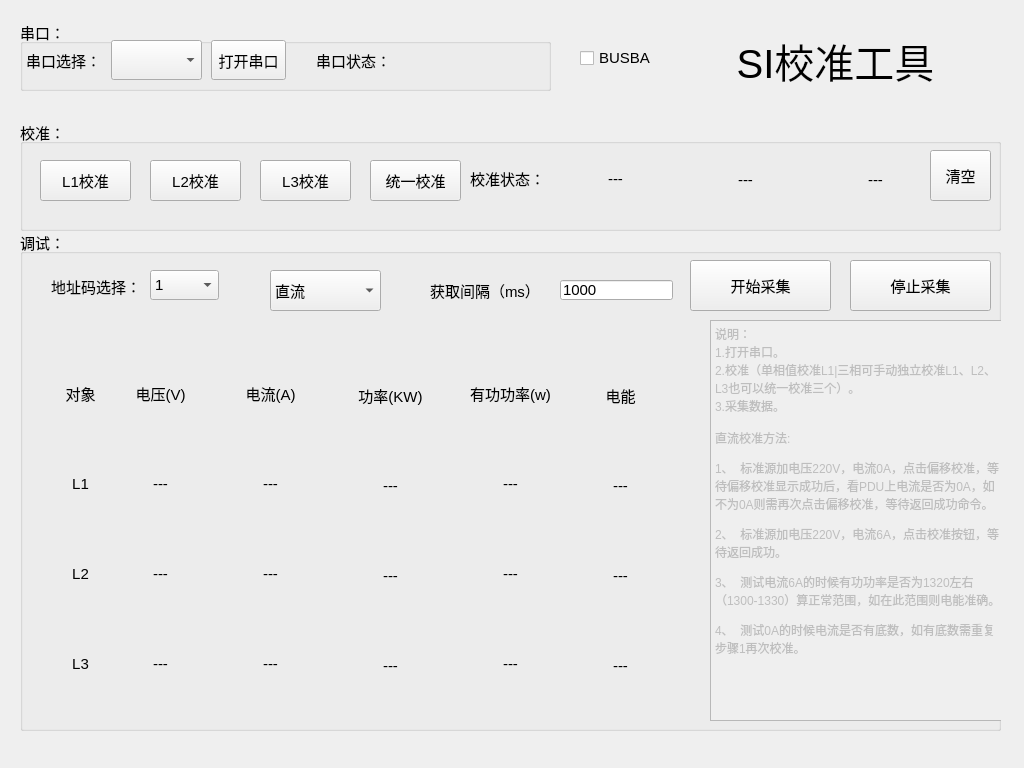
<?xml version="1.0" encoding="UTF-8"?>
<ui version="4.0">
 <class>Widget</class>
 <widget class="QWidget" name="Widget">
  <property name="geometry">
   <rect>
    <x>0</x>
    <y>0</y>
    <width>1024</width>
    <height>768</height>
   </rect>
  </property>
  <property name="font">
   <font>
    <pointsize>11</pointsize>
   </font>
  </property>
  <property name="windowTitle">
   <string>Widget</string>
  </property>
  <widget class="QGroupBox" name="groupBox">
   <property name="geometry">
    <rect>
     <x>20</x>
     <y>20</y>
     <width>531</width>
     <height>71</height>
    </rect>
   </property>
   <property name="title">
    <string>串口：</string>
   </property>
   <widget class="QLabel" name="label">
    <property name="geometry">
     <rect>
      <x>0</x>
      <y>20</y>
      <width>81</width>
      <height>40</height>
     </rect>
    </property>
    <property name="font">
     <font>
      <family>幼圆</family>
      <pointsize>11</pointsize>
      <weight>50</weight>
      <bold>false</bold>
     </font>
    </property>
    <property name="text">
     <string>串口选择：</string>
    </property>
    <property name="alignment">
     <set>Qt::AlignRight|Qt::AlignTrailing|Qt::AlignVCenter</set>
    </property>
   </widget>
   <widget class="QLabel" name="label_2">
    <property name="geometry">
     <rect>
      <x>390</x>
      <y>20</y>
      <width>131</width>
      <height>40</height>
     </rect>
    </property>
    <property name="styleSheet">
     <string notr="true"/>
    </property>
    <property name="text">
     <string/>
    </property>
   </widget>
   <widget class="QComboBox" name="comboBox">
    <property name="geometry">
     <rect>
      <x>91</x>
      <y>20</y>
      <width>91</width>
      <height>40</height>
     </rect>
    </property>
   </widget>
   <widget class="QPushButton" name="pushButton_2">
    <property name="geometry">
     <rect>
      <x>191</x>
      <y>20</y>
      <width>75</width>
      <height>40</height>
     </rect>
    </property>
    <property name="text">
     <string>打开串口</string>
    </property>
   </widget>
   <widget class="QLabel" name="label_3">
    <property name="geometry">
     <rect>
      <x>280</x>
      <y>20</y>
      <width>91</width>
      <height>40</height>
     </rect>
    </property>
    <property name="font">
     <font>
      <family>幼圆</family>
      <pointsize>11</pointsize>
      <weight>50</weight>
      <bold>false</bold>
     </font>
    </property>
    <property name="text">
     <string>串口状态：</string>
    </property>
    <property name="alignment">
     <set>Qt::AlignRight|Qt::AlignTrailing|Qt::AlignVCenter</set>
    </property>
   </widget>
  </widget>
  <widget class="QGroupBox" name="groupBox_2">
   <property name="geometry">
    <rect>
     <x>20</x>
     <y>120</y>
     <width>981</width>
     <height>111</height>
    </rect>
   </property>
   <property name="title">
    <string>校准：</string>
   </property>
   <widget class="QLabel" name="L3B">
    <property name="geometry">
     <rect>
      <x>810</x>
      <y>40</y>
      <width>91</width>
      <height>40</height>
     </rect>
    </property>
    <property name="text">
     <string>---</string>
    </property>
    <property name="alignment">
     <set>Qt::AlignCenter</set>
    </property>
    <property name="wordWrap">
     <bool>false</bool>
    </property>
    <property name="openExternalLinks">
     <bool>false</bool>
    </property>
   </widget>
   <widget class="QLabel" name="L2B">
    <property name="geometry">
     <rect>
      <x>680</x>
      <y>40</y>
      <width>91</width>
      <height>40</height>
     </rect>
    </property>
    <property name="text">
     <string>---</string>
    </property>
    <property name="alignment">
     <set>Qt::AlignCenter</set>
    </property>
    <property name="wordWrap">
     <bool>false</bool>
    </property>
    <property name="openExternalLinks">
     <bool>false</bool>
    </property>
   </widget>
   <widget class="QLabel" name="L1B">
    <property name="geometry">
     <rect>
      <x>550</x>
      <y>38</y>
      <width>91</width>
      <height>41</height>
     </rect>
    </property>
    <property name="text">
     <string>---</string>
    </property>
    <property name="alignment">
     <set>Qt::AlignCenter</set>
    </property>
    <property name="wordWrap">
     <bool>false</bool>
    </property>
    <property name="openExternalLinks">
     <bool>false</bool>
    </property>
   </widget>
   <widget class="QPushButton" name="pushButton_B3">
    <property name="geometry">
     <rect>
      <x>240</x>
      <y>40</y>
      <width>91</width>
      <height>41</height>
     </rect>
    </property>
    <property name="text">
     <string>L3校准</string>
    </property>
   </widget>
   <widget class="QLabel" name="label_8">
    <property name="geometry">
     <rect>
      <x>450</x>
      <y>38</y>
      <width>81</width>
      <height>41</height>
     </rect>
    </property>
    <property name="text">
     <string>校准状态：</string>
    </property>
    <property name="wordWrap">
     <bool>false</bool>
    </property>
    <property name="openExternalLinks">
     <bool>false</bool>
    </property>
   </widget>
   <widget class="QPushButton" name="pushButton_BAll">
    <property name="geometry">
     <rect>
      <x>350</x>
      <y>40</y>
      <width>91</width>
      <height>41</height>
     </rect>
    </property>
    <property name="text">
     <string>统一校准</string>
    </property>
   </widget>
   <widget class="QPushButton" name="pushButton_B1">
    <property name="geometry">
     <rect>
      <x>20</x>
      <y>40</y>
      <width>91</width>
      <height>41</height>
     </rect>
    </property>
    <property name="text">
     <string>L1校准</string>
    </property>
   </widget>
   <widget class="QPushButton" name="pushButton_B2">
    <property name="geometry">
     <rect>
      <x>130</x>
      <y>40</y>
      <width>91</width>
      <height>41</height>
     </rect>
    </property>
    <property name="text">
     <string>L2校准</string>
    </property>
   </widget>
   <widget class="QLabel" name="L1A">
    <property name="geometry">
     <rect>
      <x>40</x>
      <y>20</y>
      <width>51</width>
      <height>16</height>
     </rect>
    </property>
    <property name="text">
     <string/>
    </property>
    <property name="alignment">
     <set>Qt::AlignCenter</set>
    </property>
   </widget>
   <widget class="QLabel" name="L2A">
    <property name="geometry">
     <rect>
      <x>150</x>
      <y>20</y>
      <width>51</width>
      <height>16</height>
     </rect>
    </property>
    <property name="text">
     <string/>
    </property>
    <property name="alignment">
     <set>Qt::AlignCenter</set>
    </property>
   </widget>
   <widget class="QLabel" name="L3A">
    <property name="geometry">
     <rect>
      <x>260</x>
      <y>20</y>
      <width>51</width>
      <height>16</height>
     </rect>
    </property>
    <property name="text">
     <string/>
    </property>
    <property name="alignment">
     <set>Qt::AlignCenter</set>
    </property>
   </widget>
   <widget class="QPushButton" name="pushButton">
    <property name="geometry">
     <rect>
      <x>910</x>
      <y>30</y>
      <width>61</width>
      <height>51</height>
     </rect>
    </property>
    <property name="text">
     <string>清空</string>
    </property>
   </widget>
  </widget>
  <widget class="QGroupBox" name="groupBox_3">
   <property name="geometry">
    <rect>
     <x>20</x>
     <y>230</y>
     <width>981</width>
     <height>501</height>
    </rect>
   </property>
   <property name="title">
    <string>调试：</string>
   </property>
   <widget class="QWidget" name="widget" native="true">
    <property name="geometry">
     <rect>
      <x>20</x>
      <y>130</y>
      <width>641</width>
      <height>71</height>
     </rect>
    </property>
    <widget class="QLabel" name="name">
     <property name="geometry">
      <rect>
       <x>0</x>
       <y>18</y>
       <width>81</width>
       <height>31</height>
      </rect>
     </property>
     <property name="text">
      <string>对象</string>
     </property>
     <property name="alignment">
      <set>Qt::AlignCenter</set>
     </property>
    </widget>
    <widget class="QLabel" name="V">
     <property name="geometry">
      <rect>
       <x>80</x>
       <y>18</y>
       <width>81</width>
       <height>31</height>
      </rect>
     </property>
     <property name="text">
      <string>电压(V)</string>
     </property>
     <property name="alignment">
      <set>Qt::AlignCenter</set>
     </property>
    </widget>
    <widget class="QLabel" name="A">
     <property name="geometry">
      <rect>
       <x>190</x>
       <y>18</y>
       <width>81</width>
       <height>31</height>
      </rect>
     </property>
     <property name="text">
      <string>电流(A)</string>
     </property>
     <property name="alignment">
      <set>Qt::AlignCenter</set>
     </property>
    </widget>
    <widget class="QLabel" name="W">
     <property name="geometry">
      <rect>
       <x>430</x>
       <y>18</y>
       <width>81</width>
       <height>31</height>
      </rect>
     </property>
     <property name="text">
      <string>有功功率(w)</string>
     </property>
     <property name="alignment">
      <set>Qt::AlignCenter</set>
     </property>
    </widget>
    <widget class="QLabel" name="W_5">
     <property name="geometry">
      <rect>
       <x>540</x>
       <y>20</y>
       <width>81</width>
       <height>31</height>
      </rect>
     </property>
     <property name="text">
      <string>电能</string>
     </property>
     <property name="alignment">
      <set>Qt::AlignCenter</set>
     </property>
    </widget>
    <widget class="QLabel" name="w">
     <property name="geometry">
      <rect>
       <x>310</x>
       <y>20</y>
       <width>81</width>
       <height>31</height>
      </rect>
     </property>
     <property name="text">
      <string>功率(KW)</string>
     </property>
     <property name="alignment">
      <set>Qt::AlignCenter</set>
     </property>
    </widget>
   </widget>
   <widget class="QWidget" name="widget_2" native="true">
    <property name="geometry">
     <rect>
      <x>20</x>
      <y>220</y>
      <width>641</width>
      <height>71</height>
     </rect>
    </property>
    <widget class="QLabel" name="name_2">
     <property name="geometry">
      <rect>
       <x>0</x>
       <y>18</y>
       <width>81</width>
       <height>31</height>
      </rect>
     </property>
     <property name="text">
      <string>L1</string>
     </property>
     <property name="alignment">
      <set>Qt::AlignCenter</set>
     </property>
    </widget>
    <widget class="QLabel" name="V_2">
     <property name="geometry">
      <rect>
       <x>80</x>
       <y>18</y>
       <width>81</width>
       <height>31</height>
      </rect>
     </property>
     <property name="text">
      <string>---</string>
     </property>
     <property name="alignment">
      <set>Qt::AlignCenter</set>
     </property>
    </widget>
    <widget class="QLabel" name="A_2">
     <property name="geometry">
      <rect>
       <x>190</x>
       <y>18</y>
       <width>81</width>
       <height>31</height>
      </rect>
     </property>
     <property name="text">
      <string>---</string>
     </property>
     <property name="alignment">
      <set>Qt::AlignCenter</set>
     </property>
    </widget>
    <widget class="QLabel" name="W_2">
     <property name="geometry">
      <rect>
       <x>430</x>
       <y>18</y>
       <width>81</width>
       <height>31</height>
      </rect>
     </property>
     <property name="text">
      <string>---</string>
     </property>
     <property name="alignment">
      <set>Qt::AlignCenter</set>
     </property>
    </widget>
    <widget class="QLabel" name="N_2">
     <property name="geometry">
      <rect>
       <x>540</x>
       <y>20</y>
       <width>81</width>
       <height>31</height>
      </rect>
     </property>
     <property name="text">
      <string>---</string>
     </property>
     <property name="alignment">
      <set>Qt::AlignCenter</set>
     </property>
    </widget>
    <widget class="QLabel" name="w_2">
     <property name="geometry">
      <rect>
       <x>310</x>
       <y>20</y>
       <width>81</width>
       <height>31</height>
      </rect>
     </property>
     <property name="text">
      <string>---</string>
     </property>
     <property name="alignment">
      <set>Qt::AlignCenter</set>
     </property>
    </widget>
   </widget>
   <widget class="QWidget" name="widget_3" native="true">
    <property name="geometry">
     <rect>
      <x>20</x>
      <y>310</y>
      <width>641</width>
      <height>71</height>
     </rect>
    </property>
    <widget class="QLabel" name="name_3">
     <property name="geometry">
      <rect>
       <x>0</x>
       <y>18</y>
       <width>81</width>
       <height>31</height>
      </rect>
     </property>
     <property name="text">
      <string>L2</string>
     </property>
     <property name="alignment">
      <set>Qt::AlignCenter</set>
     </property>
    </widget>
    <widget class="QLabel" name="V_3">
     <property name="geometry">
      <rect>
       <x>80</x>
       <y>18</y>
       <width>81</width>
       <height>31</height>
      </rect>
     </property>
     <property name="text">
      <string>---</string>
     </property>
     <property name="alignment">
      <set>Qt::AlignCenter</set>
     </property>
    </widget>
    <widget class="QLabel" name="A_3">
     <property name="geometry">
      <rect>
       <x>190</x>
       <y>18</y>
       <width>81</width>
       <height>31</height>
      </rect>
     </property>
     <property name="text">
      <string>---</string>
     </property>
     <property name="alignment">
      <set>Qt::AlignCenter</set>
     </property>
    </widget>
    <widget class="QLabel" name="W_3">
     <property name="geometry">
      <rect>
       <x>430</x>
       <y>18</y>
       <width>81</width>
       <height>31</height>
      </rect>
     </property>
     <property name="text">
      <string>---</string>
     </property>
     <property name="alignment">
      <set>Qt::AlignCenter</set>
     </property>
    </widget>
    <widget class="QLabel" name="N_3">
     <property name="geometry">
      <rect>
       <x>540</x>
       <y>20</y>
       <width>81</width>
       <height>31</height>
      </rect>
     </property>
     <property name="text">
      <string>---</string>
     </property>
     <property name="alignment">
      <set>Qt::AlignCenter</set>
     </property>
    </widget>
    <widget class="QLabel" name="w_3">
     <property name="geometry">
      <rect>
       <x>310</x>
       <y>20</y>
       <width>81</width>
       <height>31</height>
      </rect>
     </property>
     <property name="text">
      <string>---</string>
     </property>
     <property name="alignment">
      <set>Qt::AlignCenter</set>
     </property>
    </widget>
   </widget>
   <widget class="QWidget" name="widget_4" native="true">
    <property name="geometry">
     <rect>
      <x>20</x>
      <y>400</y>
      <width>641</width>
      <height>71</height>
     </rect>
    </property>
    <widget class="QLabel" name="name_4">
     <property name="geometry">
      <rect>
       <x>0</x>
       <y>18</y>
       <width>81</width>
       <height>31</height>
      </rect>
     </property>
     <property name="text">
      <string>L3</string>
     </property>
     <property name="alignment">
      <set>Qt::AlignCenter</set>
     </property>
    </widget>
    <widget class="QLabel" name="V_4">
     <property name="geometry">
      <rect>
       <x>80</x>
       <y>18</y>
       <width>81</width>
       <height>31</height>
      </rect>
     </property>
     <property name="text">
      <string>---</string>
     </property>
     <property name="alignment">
      <set>Qt::AlignCenter</set>
     </property>
    </widget>
    <widget class="QLabel" name="A_4">
     <property name="geometry">
      <rect>
       <x>190</x>
       <y>18</y>
       <width>81</width>
       <height>31</height>
      </rect>
     </property>
     <property name="text">
      <string>---</string>
     </property>
     <property name="alignment">
      <set>Qt::AlignCenter</set>
     </property>
    </widget>
    <widget class="QLabel" name="W_4">
     <property name="geometry">
      <rect>
       <x>430</x>
       <y>18</y>
       <width>81</width>
       <height>31</height>
      </rect>
     </property>
     <property name="text">
      <string>---</string>
     </property>
     <property name="alignment">
      <set>Qt::AlignCenter</set>
     </property>
    </widget>
    <widget class="QLabel" name="N_4">
     <property name="geometry">
      <rect>
       <x>540</x>
       <y>20</y>
       <width>81</width>
       <height>31</height>
      </rect>
     </property>
     <property name="text">
      <string>---</string>
     </property>
     <property name="alignment">
      <set>Qt::AlignCenter</set>
     </property>
    </widget>
    <widget class="QLabel" name="w_4">
     <property name="geometry">
      <rect>
       <x>310</x>
       <y>20</y>
       <width>81</width>
       <height>31</height>
      </rect>
     </property>
     <property name="text">
      <string>---</string>
     </property>
     <property name="alignment">
      <set>Qt::AlignCenter</set>
     </property>
    </widget>
   </widget>
   <widget class="QComboBox" name="comboBox_2">
    <property name="geometry">
     <rect>
      <x>130</x>
      <y>40</y>
      <width>69</width>
      <height>30</height>
     </rect>
    </property>
    <item>
     <property name="text">
      <string>1</string>
     </property>
    </item>
    <item>
     <property name="text">
      <string>2</string>
     </property>
    </item>
    <item>
     <property name="text">
      <string>3</string>
     </property>
    </item>
    <item>
     <property name="text">
      <string>4</string>
     </property>
    </item>
   </widget>
   <widget class="QLabel" name="label_6">
    <property name="geometry">
     <rect>
      <x>30</x>
      <y>39</y>
      <width>91</width>
      <height>35</height>
     </rect>
    </property>
    <property name="font">
     <font>
      <family>等线</family>
      <pointsize>11</pointsize>
     </font>
    </property>
    <property name="text">
     <string>地址码选择：</string>
    </property>
    <property name="alignment">
     <set>Qt::AlignRight|Qt::AlignTrailing|Qt::AlignVCenter</set>
    </property>
   </widget>
   <widget class="QPushButton" name="pushButton_3">
    <property name="geometry">
     <rect>
      <x>670</x>
      <y>30</y>
      <width>141</width>
      <height>51</height>
     </rect>
    </property>
    <property name="text">
     <string>开始采集</string>
    </property>
   </widget>
   <widget class="QLabel" name="label_4">
    <property name="geometry">
     <rect>
      <x>410</x>
      <y>40</y>
      <width>111</width>
      <height>41</height>
     </rect>
    </property>
    <property name="text">
     <string>获取间隔（ms）:</string>
    </property>
   </widget>
   <widget class="QComboBox" name="comboBox_3">
    <property name="geometry">
     <rect>
      <x>250</x>
      <y>40</y>
      <width>111</width>
      <height>41</height>
     </rect>
    </property>
    <item>
     <property name="text">
      <string>直流</string>
     </property>
    </item>
    <item>
     <property name="text">
      <string>交流</string>
     </property>
    </item>
   </widget>
   <widget class="QLineEdit" name="lineEdit">
    <property name="geometry">
     <rect>
      <x>540</x>
      <y>50</y>
      <width>113</width>
      <height>20</height>
     </rect>
    </property>
    <property name="text">
     <string>1000</string>
    </property>
   </widget>
   <widget class="QPushButton" name="pushButton_4">
    <property name="geometry">
     <rect>
      <x>830</x>
      <y>30</y>
      <width>141</width>
      <height>51</height>
     </rect>
    </property>
    <property name="text">
     <string>停止采集</string>
    </property>
   </widget>
   <widget class="QTextEdit" name="textEdit">
    <property name="enabled">
     <bool>false</bool>
    </property>
    <property name="geometry">
     <rect>
      <x>690</x>
      <y>90</y>
      <width>301</width>
      <height>401</height>
     </rect>
    </property>
    <property name="font">
     <font>
      <pointsize>5</pointsize>
     </font>
    </property>
    <property name="html">
     <string>&lt;!DOCTYPE HTML PUBLIC &quot;-//W3C//DTD HTML 4.0//EN&quot; &quot;http://www.w3.org/TR/REC-html40/strict.dtd&quot;&gt;
&lt;html&gt;&lt;head&gt;&lt;meta name=&quot;qrichtext&quot; content=&quot;1&quot; /&gt;&lt;style type=&quot;text/css&quot;&gt;
p, li { white-space: pre-wrap; }
&lt;/style&gt;&lt;/head&gt;&lt;body style=&quot; font-family:'SimSun'; font-size:5pt; font-weight:400; font-style:normal;&quot;&gt;
&lt;p style=&quot; margin-top:0px; margin-bottom:0px; margin-left:0px; margin-right:0px; -qt-block-indent:0; text-indent:0px;&quot;&gt;&lt;span style=&quot; font-size:9pt;&quot;&gt;说明：&lt;/span&gt;&lt;/p&gt;
&lt;p style=&quot; margin-top:0px; margin-bottom:0px; margin-left:0px; margin-right:0px; -qt-block-indent:0; text-indent:0px;&quot;&gt;&lt;span style=&quot; font-size:9pt;&quot;&gt;1.打开串口。&lt;/span&gt;&lt;/p&gt;
&lt;p style=&quot; margin-top:0px; margin-bottom:0px; margin-left:0px; margin-right:0px; -qt-block-indent:0; text-indent:0px;&quot;&gt;&lt;span style=&quot; font-size:9pt;&quot;&gt;2.校准（单相值校准L1|三相可手动独立校准L1、L2、L3也可以统一校准三个）。&lt;/span&gt;&lt;/p&gt;
&lt;p style=&quot; margin-top:0px; margin-bottom:0px; margin-left:0px; margin-right:0px; -qt-block-indent:0; text-indent:0px;&quot;&gt;&lt;span style=&quot; font-size:9pt;&quot;&gt;3.采集数据。&lt;/span&gt;&lt;/p&gt;
&lt;p style=&quot;-qt-paragraph-type:empty; margin-top:0px; margin-bottom:0px; margin-left:0px; margin-right:0px; -qt-block-indent:0; text-indent:0px; font-size:9pt;&quot;&gt;&lt;br /&gt;&lt;/p&gt;
&lt;p style=&quot; margin-top:0px; margin-bottom:0px; margin-left:0px; margin-right:0px; -qt-block-indent:0; text-indent:0px;&quot;&gt;&lt;span style=&quot; font-family:'宋体'; font-size:9pt;&quot;&gt;直流校准方法&lt;/span&gt;&lt;span style=&quot; font-size:9pt;&quot;&gt;:&lt;/span&gt;&lt;/p&gt;
&lt;p style=&quot; margin-top:12px; margin-bottom:12px; margin-left:0px; margin-right:0px; -qt-block-indent:0; text-indent:0px;&quot;&gt;&lt;span style=&quot; font-size:9pt;&quot;&gt;1、&lt;/span&gt;&lt;span style=&quot; font-family:'Times New Roman'; font-size:9pt;&quot;&gt;  &lt;/span&gt;&lt;span style=&quot; font-family:'宋体'; font-size:9pt;&quot;&gt;标准源加电压&lt;/span&gt;&lt;span style=&quot; font-size:9pt;&quot;&gt;220V&lt;/span&gt;&lt;span style=&quot; font-family:'宋体'; font-size:9pt;&quot;&gt;，电流&lt;/span&gt;&lt;span style=&quot; font-size:9pt;&quot;&gt;0A&lt;/span&gt;&lt;span style=&quot; font-family:'宋体'; font-size:9pt;&quot;&gt;，点击偏移校准，等待偏移校准显示成功后，看&lt;/span&gt;&lt;span style=&quot; font-size:9pt;&quot;&gt;PDU&lt;/span&gt;&lt;span style=&quot; font-family:'宋体'; font-size:9pt;&quot;&gt;上电流是否为&lt;/span&gt;&lt;span style=&quot; font-size:9pt;&quot;&gt;0A&lt;/span&gt;&lt;span style=&quot; font-family:'宋体'; font-size:9pt;&quot;&gt;，如不为&lt;/span&gt;&lt;span style=&quot; font-size:9pt;&quot;&gt;0A&lt;/span&gt;&lt;span style=&quot; font-family:'宋体'; font-size:9pt;&quot;&gt;则需再次点击偏移校准，等待返回成功命令。&lt;/span&gt;&lt;span style=&quot; font-size:9pt;&quot;&gt; &lt;/span&gt;&lt;/p&gt;
&lt;p style=&quot; margin-top:12px; margin-bottom:12px; margin-left:0px; margin-right:0px; -qt-block-indent:0; text-indent:0px;&quot;&gt;&lt;span style=&quot; font-size:9pt;&quot;&gt;2、&lt;/span&gt;&lt;span style=&quot; font-family:'Times New Roman'; font-size:9pt;&quot;&gt;  &lt;/span&gt;&lt;span style=&quot; font-family:'宋体'; font-size:9pt;&quot;&gt;标准源加电压&lt;/span&gt;&lt;span style=&quot; font-size:9pt;&quot;&gt;220V&lt;/span&gt;&lt;span style=&quot; font-family:'宋体'; font-size:9pt;&quot;&gt;，电流&lt;/span&gt;&lt;span style=&quot; font-size:9pt;&quot;&gt;6A&lt;/span&gt;&lt;span style=&quot; font-family:'宋体'; font-size:9pt;&quot;&gt;，点击校准按钮，等待返回成功。&lt;/span&gt;&lt;span style=&quot; font-size:9pt;&quot;&gt; &lt;/span&gt;&lt;/p&gt;
&lt;p style=&quot; margin-top:12px; margin-bottom:12px; margin-left:0px; margin-right:0px; -qt-block-indent:0; text-indent:0px;&quot;&gt;&lt;span style=&quot; font-size:9pt;&quot;&gt;3、&lt;/span&gt;&lt;span style=&quot; font-family:'Times New Roman'; font-size:9pt;&quot;&gt;  &lt;/span&gt;&lt;span style=&quot; font-family:'宋体'; font-size:9pt;&quot;&gt;测试电流&lt;/span&gt;&lt;span style=&quot; font-size:9pt;&quot;&gt;6A&lt;/span&gt;&lt;span style=&quot; font-family:'宋体'; font-size:9pt;&quot;&gt;的时候有功功率是否为&lt;/span&gt;&lt;span style=&quot; font-size:9pt;&quot;&gt;1320&lt;/span&gt;&lt;span style=&quot; font-family:'宋体'; font-size:9pt;&quot;&gt;左右（&lt;/span&gt;&lt;span style=&quot; font-size:9pt;&quot;&gt;1300-1330&lt;/span&gt;&lt;span style=&quot; font-family:'宋体'; font-size:9pt;&quot;&gt;）算正常范围，如在此范围则电能准确。&lt;/span&gt;&lt;span style=&quot; font-size:9pt;&quot;&gt; &lt;/span&gt;&lt;/p&gt;
&lt;p style=&quot; margin-top:12px; margin-bottom:12px; margin-left:0px; margin-right:0px; -qt-block-indent:0; text-indent:0px;&quot;&gt;&lt;span style=&quot; font-size:9pt;&quot;&gt;4、&lt;/span&gt;&lt;span style=&quot; font-family:'Times New Roman'; font-size:9pt;&quot;&gt;  &lt;/span&gt;&lt;span style=&quot; font-family:'宋体'; font-size:9pt;&quot;&gt;测试&lt;/span&gt;&lt;span style=&quot; font-size:9pt;&quot;&gt;0A&lt;/span&gt;&lt;span style=&quot; font-family:'宋体'; font-size:9pt;&quot;&gt;的时候电流是否有底数，如有底数需重复步骤&lt;/span&gt;&lt;span style=&quot; font-size:9pt;&quot;&gt;1&lt;/span&gt;&lt;span style=&quot; font-family:'宋体'; font-size:9pt;&quot;&gt;再次校准。&lt;/span&gt;&lt;span style=&quot; font-size:9pt;&quot;&gt; &lt;/span&gt;&lt;/p&gt;&lt;/body&gt;&lt;/html&gt;</string>
    </property>
   </widget>
  </widget>
  <widget class="QLabel" name="label_5">
   <property name="geometry">
    <rect>
     <x>700</x>
     <y>30</y>
     <width>271</width>
     <height>61</height>
    </rect>
   </property>
   <property name="font">
    <font>
     <pointsize>30</pointsize>
    </font>
   </property>
   <property name="text">
    <string>SI校准工具</string>
   </property>
   <property name="alignment">
    <set>Qt::AlignCenter</set>
   </property>
  </widget>
  <widget class="QCheckBox" name="checkBox">
   <property name="geometry">
    <rect>
     <x>580</x>
     <y>50</y>
     <width>71</width>
     <height>16</height>
    </rect>
   </property>
   <property name="text">
    <string>BUSBAR</string>
   </property>
  </widget>
 </widget>
 <layoutdefault spacing="6" margin="11"/>
 <resources/>
 <connections/>
</ui>
